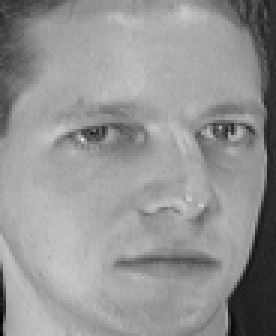
#> input picture NMF/data/ORL/s1/2.pgm, 92 x 112 px (shown 3 times larger); its folder holds only this picture in this run
$ jupyter execute --allow-errors 'COMP5328Assignment共同版5.ipynb'   (shell and % lines are left out)
#> lines starting #> are read from the running program, lines starting #| are printed output that depends on the picture
[cell 1]
# Load data function
import os
import numpy as np
from PIL import Image
from matplotlib import pyplot as plt
from collections import Counter
from sklearn import preprocessing
from sklearn.cluster import KMeans
from sklearn.metrics import accuracy_score
from sklearn.metrics import normalized_mutual_info_score
def load_data(root='data/CroppedYaleB', reduce=4):
    """
    Load ORL (or Extended YaleB) dataset to numpy array.

    Args:
        root: path to dataset.
        reduce: scale factor for zooming out images.

    """
#> called with root = 'data/ORL', reduce = 3
    images, labels = [], []

    for i, person in enumerate(sorted(os.listdir(root))):

        if not os.path.isdir(os.path.join(root, person)):
            continue

        for fname in os.listdir(os.path.join(root, person)):

            # Remove background images in Extended YaleB dataset.
            if fname.endswith('Ambient.pgm'):
                continue

            if not fname.endswith('.pgm'):
                continue

            # load image.
            img = Image.open(os.path.join(root, person, fname))
#> img is the input picture: PIL image 92x112 L; min 2, max 223, mean 148
            img = img.convert('L') # grey image.

            # reduce computation complexity.
            img = img.resize([s//reduce for s in img.size])
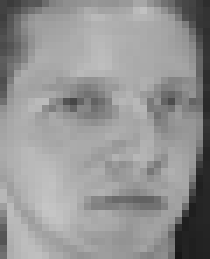
#> img: PIL image 30x37 L (shown 7 times larger); min 23, max 197, mean 148.1

            # TODO: preprocessing.

            # convert image to numpy array.
            img = np.asarray(img).reshape((-1,1))
#> img = 1110 values, max 197 at index 876, min 23 at index 1105, mean 148.1

            # collect data and label.
            images.append(img)
            labels.append(i)
#> pass 2 of the loop in load_data, `for i, person in enumerate(sorted(os.listdir(root))):`:
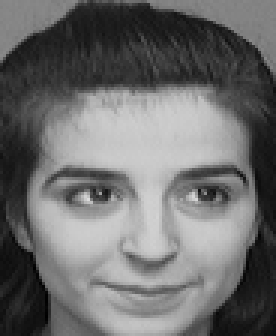
#> input picture NMF/data/ORL/s10/6.pgm, 92 x 112 px (shown 3 times larger)
#> in load_data, img is the input picture: PIL image 92x112 L; min 0, max 219, mean 108.9
#> in load_data, `img = img.resize([s//reduce for s in img.size])`:
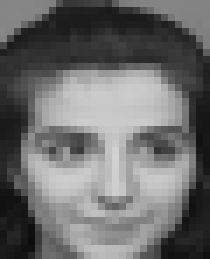
#> img: PIL image 30x37 L (shown 7 times larger); min 12, max 210, mean 108.9
#> in load_data, `img = np.asarray(img).reshape((-1,1))`: img = 1110 values, max 210 at index 676, min 12 at index 1024, mean 108.9
#> pass 3 of the loop in load_data, `for i, person in enumerate(sorted(os.listdir(root))):`:
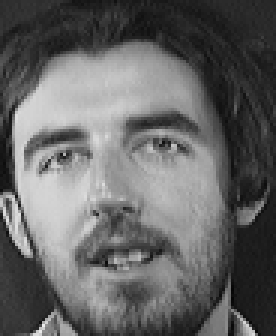
#> input picture NMF/data/ORL/s11/2.pgm, 92 x 112 px (shown 3 times larger)
#> in load_data, img is the input picture: PIL image 92x112 L; min 5, max 236, mean 101.2
#> in load_data, `img = img.resize([s//reduce for s in img.size])`:
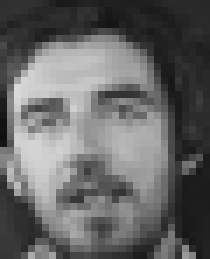
#> img: PIL image 30x37 L (shown 7 times larger); min 16, max 217, mean 101.2
#> in load_data, `img = np.asarray(img).reshape((-1,1))`: img = 1110 values, max 217 at index 362, min 16 at index 570, mean 101.2

    # concate all images and labels.
    images = np.concatenate(images, axis=1)
    labels = np.array(labels)
    min_max_scaler = preprocessing.MinMaxScaler()
    images = min_max_scaler.fit_transform(images)

    return images, labels

## Load datdaset

[cell 2]
# # Load ORL dataset.
# X, Y = load_data(root='data/ORL', reduce=2)
# print('ORL dataset: X.shape = {}, Y.shape = {}'.format(X.shape, Y.shape))

# Load Extended YaleB dataset.
# X, Y = load_data(root='data/CroppedYaleB', reduce=4)
# print('Extended YalB dataset: X.shape = {}, Y.shape = {}'.format(X.shape, Y.shape))

# ORL
img_size = [i//3 for i in (92, 112)] # ORL
print('==> Load ORL dataset ...')
V_hat, Y_hat = load_data('data/ORL', reduce=3)
print('V_hat.shape={}, Y_hat.shape={}'.format(V_hat.shape, Y_hat.shape))
#| V_hat.shape=(1110, 4), Y_hat.shape=(4,)

## Add gaussian and crop noise

[cell 3]
def add_gaussian_noise(V,mu,sigma,percentage):
    '''
    V is (m,n)
    percentage is [0.05,1]

    Return: noise (m,n)
    '''
#> called with V = array of shape (1110, 4), mu = 0.2, sigma = 0.7, percentage = 0.2
    n = V.shape[1]
#> n = 4
    m = V.shape[0]
#> m = 1110
    noise = np.zeros((m,n))
    num_pixel = int(n*percentage)
#> num_pixel = 0
    for i in range(m):
        pixel = np.random.choice(range(n), num_pixel)
        noise[i,pixel] = noise[i,pixel] + np.random.normal(mu,sigma,num_pixel)
    return noise

# Add crop noise function
def add_crop_noise(V,img_size,percentage):
    '''
    V is (m,n)
    row, col: how many row and

    Return: noise (m,n)
    '''
#> called with V = array of shape (1110, 4), percentage = 0.1
    V_croped = V.copy().T
    n = V.shape[0]
#> n = 1110
    m = V.shape[1]
#> m = 4
    block_size = int(np.sqrt(n*percentage))
#> block_size = 10

    for img in range(m):
        point_row = int(np.random.uniform(0,img_size[1]-block_size))
        point_col = int(np.random.uniform(0,img_size[0]-block_size))
        for row in range(point_row,point_row+block_size):
            for col in range(point_col,point_col+block_size):
                V_croped[img].reshape(img_size[1],img_size[0])[row][col] = 0
    return V_croped.T

## Test the noise

[cell 4]
def plot_Gaussian_noise(V_hat,V_noise,V,img_size,ind):
    plt.figure(figsize=(10,3))
    plt.subplot(131)
    plt.imshow(V_hat[:,ind].reshape(img_size[1],img_size[0]), cmap=plt.cm.gray)
    plt.title('Image(Original)')
    plt.subplot(132)
    plt.imshow(V_noise[:,ind].reshape(img_size[1],img_size[0]), cmap=plt.cm.gray)
    plt.title('Noise')
    plt.subplot(133)
    plt.imshow(V[:,ind].reshape(img_size[1],img_size[0]), cmap=plt.cm.gray)
    plt.title('Image(Noise)')
    plt.show()

def plot_Crop_noise(V_hat,V,img_size,ind):
    plt.figure(figsize=(10,3))
    plt.subplot(121)
    plt.imshow(V_hat[:,ind].reshape(img_size[1],img_size[0]), cmap=plt.cm.gray)
    plt.title('Image(Original)')
    plt.subplot(122)
    plt.imshow(V[:,ind].reshape(img_size[1],img_size[0]), cmap=plt.cm.gray)
    plt.title('Image(Noise)')
    plt.show()

def plot_NMF_after_Gaussian_noise(V_hat,V_noise,V,W,H,img_size,ind):
    plt.figure(figsize=(10,3))
    plt.subplot(141)
    plt.imshow(V_hat[:,ind].reshape(img_size[1],img_size[0]), cmap=plt.cm.gray)
    plt.title('Image(Original)')
    plt.subplot(142)
    plt.imshow(V_noise[:,ind].reshape(img_size[1],img_size[0]), cmap=plt.cm.gray)
    plt.title('Noise')
    plt.subplot(143)
    plt.imshow(V[:,ind].reshape(img_size[1],img_size[0]), cmap=plt.cm.gray)
    plt.title('Image(Noise)')
    plt.subplot(144)
    plt.imshow(W.dot(H)[:,ind].reshape(img_size[1],img_size[0]), cmap=plt.cm.gray)
    plt.title('After NMF')
    plt.show()

def plot_NMF_after_Crop_noise(V_hat,V,W,H,img_size,ind):
    plt.figure(figsize=(10,3))
    plt.subplot(131)
    plt.imshow(V_hat[:,ind].reshape(img_size[1],img_size[0]), cmap=plt.cm.gray)
    plt.title('Image(Original)')
    plt.subplot(132)
    plt.imshow(V[:,ind].reshape(img_size[1],img_size[0]), cmap=plt.cm.gray)
    plt.title('Image(Noise)')
    plt.subplot(133)
    plt.imshow(W.dot(H)[:,ind].reshape(img_size[1],img_size[0]), cmap=plt.cm.gray)
    plt.title('After NMF')
    plt.show()

#### Test  gaussian noise

[cell 5]
# Test the gaussian noise
ind =40
V_noise = add_gaussian_noise(V_hat,0.2,0.7,0.2)
V = V_hat + V_noise
V[V<0] = 0
V[V>1] = 1
#> (the rest of this cell did not finish here and is left out)

#### Test  crop noise

[cell 6]
# Test the crop noise
ind =40
V = add_crop_noise(V_hat,img_size,0.1)
#> (the rest of this cell did not finish here and is left out)

## Update methods

### 1. Original NMF, multiplicative update rule(MUR)

\begin{equation}
\mathbf{P}_{ij} = \mathbf{P}_{ij} \frac{(\mathbf{R}\mathbf{Q})_{ij}}{(\mathbf{P}\mathbf{Q}^T\mathbf{Q})_{ij}}
\end{equation}
\begin{equation}
\mathbf{Q}^T_{ij} = \mathbf{Q}^T_{ij} \frac{(\mathbf{P}^T\mathbf{R})_{ij}}{(\mathbf{P}^T\mathbf{P}\mathbf{Q}^T)_{ij}}
\end{equation}

[cell 7]
def mf_multiplicative_update(R, P, Q, steps=5000):
    for step in range(steps):
        Pu = P*(R.dot(Q.T))/(P.dot(Q).dot(Q.T))
        Qu = Q*(Pu.T@R/(Pu.T@Pu@Q))
        e_P = np.sqrt(np.sum((Pu-P)**2, axis=(0,1)))/P.size
        e_Q = np.sqrt(np.sum((Qu-Q)**2, axis=(0,1)))/Q.size
        if e_P<1e-5 and e_Q<1e-5:
            break
        P = Pu
        Q = Qu
    return P, Q

### 2. L21 NMF
Iteratively updating algorithm

\begin{equation}
\mathbf{F}_{jkj} = \mathbf{F}_{jk} \frac{(\mathbf{X}\mathbf{D}\mathbf{G}^T)_{jk}}{(\mathbf{F}\mathbf{G}\mathbf{D}\mathbf{G}^T)_{jk}}
\end{equation}
\begin{equation}
\mathbf{G}_{ki} = \mathbf{G}_{ki} \frac{(\mathbf{F}^T\mathbf{X}\mathbf{D})_{ki}}{(\mathbf{F}^T\mathbf{F}\mathbf{G}\mathbf{D})_{ki}}
\end{equation}

where D is diagonal matrix with the diagonal elements given by\begin{equation}
\mathbf{D}_{ii} = \frac{1}{\sqrt{\sum_{j=1}^{p} (\mathbf{X}-\mathbf{F}\mathbf{G})^2_{ji}}} =\frac{1}{|| x_i-Fg_i||}
\end{equation}

[cell 8]
# [15 lines of commented-out code are left out]

def mf_L21_multiplicative_update(X, F, G, steps=5000):
    for step in range(steps):
        Dii = (1/np.sqrt(np.sum((X - F.dot(G))**2, axis = 0)))
        D = np.diag(Dii)
        Fu = F*(X.dot(D).dot(G.T))/(F.dot(G).dot(D).dot(G.T))
        Gu = G*(Fu.T.dot(X).dot(D))/(Fu.T.dot(Fu).dot(G).dot(D))

        e_F = np.sqrt(np.sum((Fu-F)**2, axis=(0,1)))/F.size
        e_G = np.sqrt(np.sum((Gu-G)**2, axis=(0,1)))/G.size
        if e_F<1e-5 and e_G<1e-5:
            break
        F = Fu
        G = Gu
    return F,G

# L1

[cell 9]
# L1
def mf_L1_multiplicative_update(X, F, G, steps=5000):
    eta = 0.1
    for step in range(steps):
        W = 1/(np.sqrt((X-F.dot(G))**2+eta**2))
        a = np.multiply(X,W).dot(G.T)

        Fu = F*(np.multiply(X,W).dot(G.T))/( np.multiply(F.dot(G),W).dot(G.T))

        Gu = G*(Fu.T.dot(np.multiply(X,W)))/(Fu.T.dot( np.multiply(Fu.dot(G), W) ))

        e_F = np.sqrt(np.sum((Fu-F)**2, axis=(0,1)))/F.size
        e_G = np.sqrt(np.sum((Gu-G)**2, axis=(0,1)))/G.size

        if e_F<1e-5 and e_G<1e-5:
            break
        F = Fu
        G = Gu
    return F,G

## Implementing two rules

[cell 10]
steps = 500

#### 1. Use standar multiplicative update methods on ORL

##### 1.1 Gaussian noise

[cell 11]
# Add Noise.
V_noise = add_gaussian_noise(V_hat,0.2,0.7,0.1)
V = V_hat + V_noise
V[V<0] = 0
V[V>1] = 1
# img_size = [i//4 for i in (168, 192)] # CroppedYaleB
print('==> Apply NMF ...')

N = V.shape[0]
#> N = 1110
M = V.shape[1]
#> M = 4
K = len(set(Y_hat))
rng = np.random.RandomState(1)

F = rng.rand(N,K)
G = rng.rand(K,M)
W,H = mf_multiplicative_update(V,F,G,steps=steps)

[cell 12]
ind = 40 # index of demo image.
#> (the rest of this cell did not finish here and is left out)

ind = 50 # index of demo image.
plot_NMF_after_Gaussian_noise(V_hat,V_noise,V,W,H,img_size,ind)

##### 1.2 Crop noise

[cell 13]
# Add Noise.
V = add_crop_noise(V_hat,img_size,0.1)
V[V<0] = 0
V[V>255] = 255
# img_size = [i//4 for i in (168, 192)] # CroppedYaleB
print('==> Apply NMF ...')

N = V.shape[0]
M = V.shape[1]
K = len(set(Y_hat))
rng = np.random.RandomState(1)

F = rng.rand(N,K)
G = rng.rand(K,M)
W,H = mf_multiplicative_update(V,F,G,steps=steps)

[cell 14]
ind = 40 # index of demo image.
#> (the rest of this cell did not finish here and is left out)

ind = 50 # index of demo image.
plot_NMF_after_Crop_noise(V_hat,V,W,H,img_size,ind)

#### 2. Use mf_L21_multiplicative_update

#### 2.1 Gaussian noise

[cell 15]
# Add Noise.
V_noise = add_gaussian_noise(V_hat,0.2,0.7,0.1)
V = V_hat + V_noise
V[V<0] = 0
V[V>1] = 1
# img_size = [i//4 for i in (168, 192)] # CroppedYaleB

print('==> Apply NMF ...')
N = V.shape[0]
M = V.shape[1]
K = len(set(Y_hat))
rng = np.random.RandomState(1)

F = rng.rand(N,K)
G = rng.rand(K,M)
W,H = mf_L21_multiplicative_update(V,F,G,steps=steps)

[cell 16]
ind = 40 # index of demo image.
#> (the rest of this cell did not finish here and is left out)

ind = 50 # index of demo image.
plot_NMF_after_Gaussian_noise(V_hat,V_noise,V,W,H,img_size,ind)

#### 2.2 Crop noise

[cell 17]
# Add Noise.
V = add_crop_noise(V_hat,img_size,0.1)
V[V<0] = 0
V[V>255] = 255
# img_size = [i//4 for i in (168, 192)] # CroppedYaleB
print('==> Apply NMF ...')

N = V.shape[0]
M = V.shape[1]
K = len(set(Y_hat))
rng = np.random.RandomState(1)

F = rng.rand(N,K)
G = rng.rand(K,M)
W,H = mf_L21_multiplicative_update(V,F,G,steps=steps)

[cell 18]
ind = 40 # index of demo image.
#> (the rest of this cell did not finish here and is left out)

ind = 50 # index of demo image.
plot_NMF_after_Crop_noise(V_hat,V,W,H,img_size,ind)

# Evaluation methods
## 1. Relative Reconstruction Errors (RRE)

To compare the robustness of different NMF algorithms, you can use the ```relative reconstruction errors```. Let $V$ denote the contaminated dataset (by adding noise), and $\hat{V}$
 denote the clean dataset. Let $W$ and $H$ denote the factorization results on $V$, the ``relative reconstruction errors`` then can be defined as follows:
 \begin{equation}
    RRE = \frac{ \| \hat{V} - WH \|_F }{ \| \hat{V} \|_F}.
\end{equation}

[cell 19]
# Used for calculate error cahce for iteration
def RRE(V,W,H):
    RRE = np.linalg.norm(V - W.dot(H)) / np.linalg.norm(V)
    return RRE

## 2. Evaluate Clustering Performance

1. Accuracy.

    $$ Acc(Y, Y_{pred}) = \frac{1}{n}\sum\limits_{i=1}^n 1\{Y_{pred}(i) == Y(i)\}$$

2. Normalized Mutual Information (NMI).

    $$ NMI(Y, Y_{pred}) = \frac{2 * I(Y, Y_{pred})}{H(Y) + H(Y_{pred})} $$

   where $ I(\cdot,\cdot) $ is mutual information and $ H(\cdot) $ is entropy.

[cell 20]
# Used for NMI cache cahce for iteration
def assign_cluster_label(X, Y):
    kmeans = KMeans(n_clusters=len(set(Y))).fit(X)
    Y_pred = np.zeros(Y.shape)
#> Y_pred = [0, 0, 0, 0]
    for i in set(kmeans.labels_):
        ind = kmeans.labels_ == i
        Y_pred[ind] = Counter(Y[ind]).most_common(1)[0][0] # assign label.
    return Y_pred

def NMI(Y_hat, Y_pred):
    return normalized_mutual_info_score(Y_hat, Y_pred)

[cell 21]
# Assign cluster labels.
Y_pred = assign_cluster_label(H.T, Y_hat)
acc = accuracy_score(Y_hat, Y_pred)
nmi = normalized_mutual_info_score(Y_hat, Y_pred)
print('Acc(NMI) = {:.4f} ({:.4f})'.format(acc, nmi))

# Data pre-processing
Do data pre-processing before doing NFM and feed KNN model.

[cell 22]
def pre_processing(V):
    min_max_scaler = preprocessing.MinMaxScaler()
    return min_max_scaler.fit_transform(V.T).T

# Different percentage of noise's effect on different NMF methods

[cell 23]
def evaluate(V_hat,img_size,NMF,add_noise,noise_percentage,NMF_type):
    total_image = V_hat.shape[1]
    a = np.arange(total_image)
    np.random.shuffle(a)
    a = a[0:int(0.9*total_image)]

    V_hat = V_hat[:,a]
    selected_Y_hat = Y_hat[a]
    if add_noise == add_crop_noise:
        for percentage in noise_percentage:
            # Add Noise.
            V = add_noise(V_hat,img_size,percentage)

            # img_size = [i//4 for i in (168, 192)] # CroppedYaleB
            N = V.shape[0]
            M = V.shape[1]
            K = len(set(selected_Y_hat))
            rng = np.random.RandomState(1)
            F = rng.rand(N,K)
            G = rng.rand(K,M)
            W,H = NMF(V,F,G,steps=steps)
            Y_pred = assign_cluster_label(H.T, selected_Y_hat)
            acc = accuracy_score(selected_Y_hat, Y_pred)
            nmi = normalized_mutual_info_score(selected_Y_hat, Y_pred)

            if NMF_type == 'Original':
                original_crop_noise_acc_cache.append(acc)
                original_crop_noise_nmi_cache.append(nmi)
                original_crop_noise_error_cache.append(RRE(V_hat,W,H))
            elif NMF_type == 'L1':
                L1_crop_noise_acc_cache.append(acc)
                L1_crop_noise_nmi_cache.append(nmi)
                L1_crop_noise_error_cache.append(RRE(V_hat,W,H))
            elif NMF_type == 'L21':
                L21_crop_noise_acc_cache.append(acc)
                L21_crop_noise_nmi_cache.append(nmi)
                L21_crop_noise_error_cache.append(RRE(V_hat,W,H))
    elif add_noise == add_gaussian_noise:
        for percentage in noise_percentage:
            # Add Noise.
            V_noise = 0
            V = 0
            V_noise = add_noise(V_hat,0.3,0.7,percentage)
            V = V_hat + V_noise
            V[V<0] = 0
            V[V>1] = 1
            # img_size = [i//4 for i in (168, 192)] # CroppedYaleB
            N = V.shape[0]
            M = V.shape[1]
            K = len(set(selected_Y_hat))
            rng = np.random.RandomState(1)
            F = rng.rand(N,K)
            G = rng.rand(K,M)

            # Data pre-processing
#             V = pre_processing(V)

            W,H = NMF(V,F,G,steps=steps)
            Y_pred = assign_cluster_label(H.T, selected_Y_hat)

            acc = accuracy_score(selected_Y_hat, Y_pred)
            nmi = normalized_mutual_info_score(selected_Y_hat, Y_pred)
            if NMF_type == 'Original':
                original_gaussian_noise_acc_cache.append(acc)
                original_gaussian_noise_nmi_cache.append(nmi)
                original_gaussian_noise_error_cache.append(RRE(V_hat,W,H))
            elif NMF_type == 'L1':
                L1_gaussian_noise_acc_cache.append(acc)
                L1_gaussian_noise_nmi_cache.append(nmi)
                L1_gaussian_noise_error_cache.append(RRE(V_hat,W,H))
            elif NMF_type == 'L21':
                L21_gaussian_noise_acc_cache.append(acc)
                L21_gaussian_noise_nmi_cache.append(nmi)
                L21_gaussian_noise_error_cache.append(RRE(V_hat,W,H))
    else: print("Wrong adding noise method")

## 1. Gaussian noise

[cell 24]
total_original_gaussian_noise_error_cache = []
total_original_gaussian_noise_acc_cache = []
total_original_gaussian_noise_nmi_cache = []
total_L1_gaussian_noise_error_cache = []
total_L1_gaussian_noise_acc_cache = []
total_L1_gaussian_noise_nmi_cache = []
total_L21_gaussian_noise_error_cache = []
total_L21_gaussian_noise_acc_cache = []
total_L21_gaussian_noise_nmi_cache = []

[cell 25]
###############################################
# Different percentage of Gaussian noise cache
###############################################
'''Gaussian noise from 5% to 60%'''
# Traditional NMF
num_x = 3
gaussian_noise_percentage = np.linspace(0,1,num_x)
#> (the rest of this cell did not finish here and is left out)

[cell 26]
original_gaussian_noise_error_cache = []
original_gaussian_noise_acc_cache = []
original_gaussian_noise_nmi_cache = []
L1_gaussian_noise_error_cache = []
L1_gaussian_noise_acc_cache = []
L1_gaussian_noise_nmi_cache = []
L21_gaussian_noise_error_cache = []
L21_gaussian_noise_acc_cache = []
L21_gaussian_noise_nmi_cache = []

for i in range(num_x):
    tmp = 0
    for j in total_original_gaussian_noise_error_cache:
        tmp += j[i]
    original_gaussian_noise_error_cache.append(tmp/2)

for i in range(num_x):
    tmp = 0
    for j in total_original_gaussian_noise_acc_cache:
        tmp += j[i]
    original_gaussian_noise_acc_cache.append(tmp/2)

for i in range(num_x):
    tmp = 0
    for j in total_original_gaussian_noise_nmi_cache:
        tmp += j[i]
    original_gaussian_noise_nmi_cache.append(tmp/2)

for i in range(num_x):
    tmp = 0
    for j in total_L1_gaussian_noise_error_cache:
        tmp += j[i]
    L1_gaussian_noise_error_cache.append(tmp/2)

for i in range(num_x):
    tmp = 0
    for j in total_L1_gaussian_noise_acc_cache:
        tmp += j[i]
    L1_gaussian_noise_acc_cache.append(tmp/2)

for i in range(num_x):
    tmp = 0
    for j in total_L1_gaussian_noise_nmi_cache:
        tmp += j[i]
    L1_gaussian_noise_nmi_cache.append(tmp/2)

for i in range(num_x):
    tmp = 0
    for j in total_L21_gaussian_noise_error_cache:
        tmp += j[i]
    L21_gaussian_noise_error_cache.append(tmp/2)

for i in range(num_x):
    tmp = 0
    for j in total_L21_gaussian_noise_acc_cache:
        tmp += j[i]
    L21_gaussian_noise_acc_cache.append(tmp/2)

for i in range(num_x):
    tmp = 0
    for j in total_L21_gaussian_noise_nmi_cache:
        tmp += j[i]
    L21_gaussian_noise_nmi_cache.append(tmp/2)

[cell 27]
plt.figure(figsize=(8,10))
plt.subplot(311)
plt.plot(gaussian_noise_percentage,original_gaussian_noise_error_cache,label = 'Standard')
plt.plot(gaussian_noise_percentage,L1_gaussian_noise_error_cache,label = 'L1');
plt.plot(gaussian_noise_percentage,L21_gaussian_noise_error_cache,label = 'L21')
plt.title('RRE with gaussian noise')
plt.ylabel('Error')
plt.xlabel('Percentage of gaussian noise')
plt.legend(bbox_to_anchor=(1.05, 1), loc=2, borderaxespad=0.);

plt.subplot(312)
plt.plot(gaussian_noise_percentage,original_gaussian_noise_acc_cache,label='Standard');
plt.plot(gaussian_noise_percentage,L1_gaussian_noise_acc_cache,label = 'L1');
plt.plot(gaussian_noise_percentage,L21_gaussian_noise_acc_cache,label = 'L21');
plt.title('KNN accuracy with gaussian noise')
plt.ylabel('Accuracy')
plt.xlabel('Percentage of gaussian noise')
plt.legend(bbox_to_anchor=(1.05, 1), loc=2, borderaxespad=0.);

plt.subplot(313)
plt.plot(gaussian_noise_percentage,original_gaussian_noise_nmi_cache,label='Standard');
plt.plot(gaussian_noise_percentage,L1_gaussian_noise_nmi_cache,label = 'L1');
plt.plot(gaussian_noise_percentage,L21_gaussian_noise_nmi_cache,label = 'L21');
plt.title('NMI with gaussian noise')
plt.ylabel('NMI')
plt.xlabel('Percentage of gaussian noise')
plt.legend(bbox_to_anchor=(1.05, 1), loc=2, borderaxespad=0.);

plt.subplots_adjust(wspace =0, hspace =0.4)
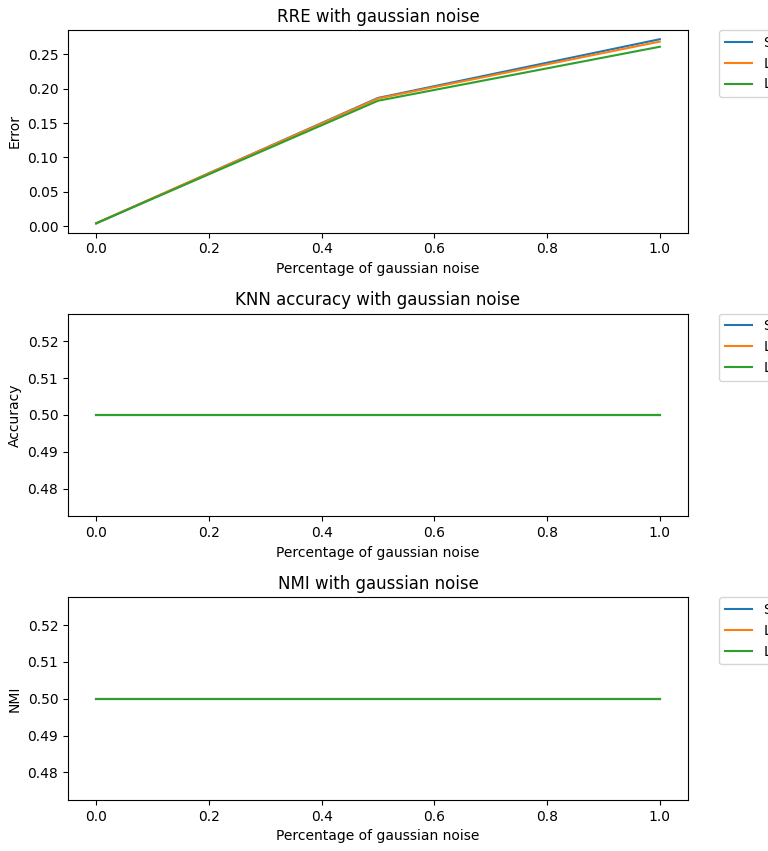
#> figure drawn by matplotlib, 3 panels

[cell 28]
L21_gaussian_noise_error_cache

[cell 29]
original_gaussian_noise_error_cache

## 2. Crop noise

[cell 30]
###############################################
# Different percentage of Crop noise cache
###############################################
'''Crop noise from 1% to 15%'''
# Traditional NMF
crop_noise_percentage = np.linspace(0,0.25,10)
original_crop_noise_error_cache = []
original_crop_noise_acc_cache = []
original_crop_noise_nmi_cache = []

L1_crop_noise_error_cache = []
L1_crop_noise_acc_cache = []
L1_crop_noise_nmi_cache = []

L21_crop_noise_error_cache = []
L21_crop_noise_acc_cache = []
L21_crop_noise_nmi_cache = []


#> (the rest of this cell did not finish here and is left out)

evaluate(V_hat,img_size,mf_L1_multiplicative_update,add_crop_noise,crop_noise_percentage,'L1')
evaluate(V_hat,img_size,mf_L21_multiplicative_update,add_crop_noise,crop_noise_percentage,'L21')

[cell 31]
plt.figure(figsize=(8,10))
plt.subplot(311)
#> (the rest of this cell did not finish here and is left out)

# CroppedYaleB Data

#> (a cell that did not finish here is left out)

print('Extended YalB dataset: X.shape = {}, Y.shape = {}'.format(X.shape, Y.shape))
img_size = [i//4 for i in (168, 192)] # CroppedYaleB

#### Test Gaussian noise

[cell 33]
# Test the gaussian noise
ind =40
V_noise = add_gaussian_noise(V_hat,0.2,0.7,0.2)
V = V_hat + V_noise
V[V<0] = 0
V[V>1] = 1
#> (the rest of this cell did not finish here and is left out)


ind =50
plot_Gaussian_noise(V_hat,V_noise,V,img_size,ind)

###  Test crop noise

[cell 34]
# Test the crop noise
ind =40
V = add_crop_noise(V_hat,img_size,0.1)
#> (the rest of this cell did not finish here and is left out)

ind =50
plot_Crop_noise(V_hat,V,img_size,ind)

[cell 35]
###############################################
# Different percentage of Gaussian noise cache
###############################################
'''Gaussian noise from 0% to 100%'''
# Traditional NMF
gaussian_noise_percentage = np.linspace(0,1,10)
original_gaussian_noise_error_cache = []
original_gaussian_noise_acc_cache = []
original_gaussian_noise_nmi_cache = []
L1_gaussian_noise_error_cache = []
L1_gaussian_noise_acc_cache = []
L1_gaussian_noise_nmi_cache = []
L21_gaussian_noise_error_cache = []
L21_gaussian_noise_acc_cache = []
L21_gaussian_noise_nmi_cache = []

evaluate(V_hat,img_size,mf_multiplicative_update,add_gaussian_noise,gaussian_noise_percentage,'Original')
#> (the rest of this cell did not finish here and is left out)
